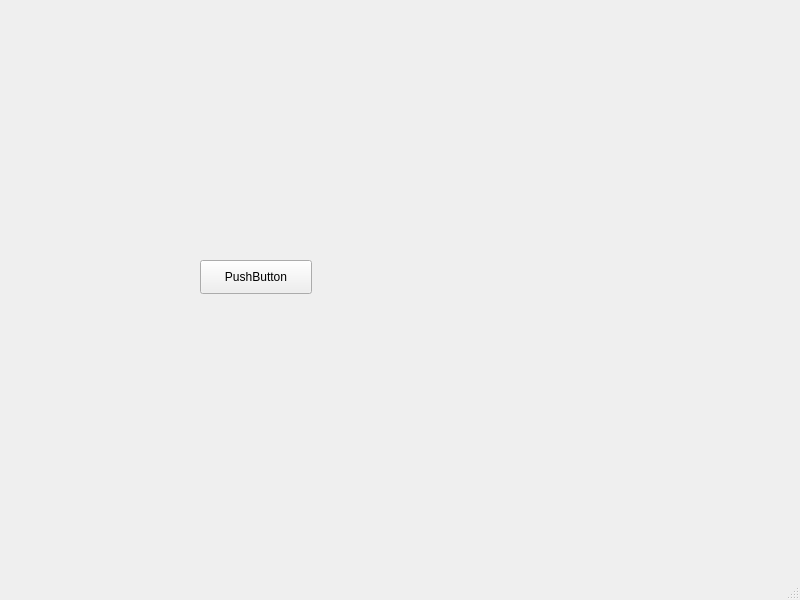
<?xml version="1.0" encoding="UTF-8"?>
<ui version="4.0">
 <class>Start</class>
 <widget class="QMainWindow" name="Start">
  <property name="geometry">
   <rect>
    <x>0</x>
    <y>0</y>
    <width>800</width>
    <height>600</height>
   </rect>
  </property>
  <property name="windowTitle">
   <string>MainWindow</string>
  </property>
  <widget class="QWidget" name="centralwidget">
   <widget class="QPushButton" name="pushButton">
    <property name="geometry">
     <rect>
      <x>200</x>
      <y>260</y>
      <width>112</width>
      <height>34</height>
     </rect>
    </property>
    <property name="text">
     <string>PushButton</string>
    </property>
   </widget>
  </widget>
  <widget class="QMenuBar" name="menubar">
   <property name="geometry">
    <rect>
     <x>0</x>
     <y>0</y>
     <width>800</width>
     <height>30</height>
    </rect>
   </property>
  </widget>
  <widget class="QStatusBar" name="statusbar"/>
 </widget>
 <resources/>
 <connections/>
</ui>
